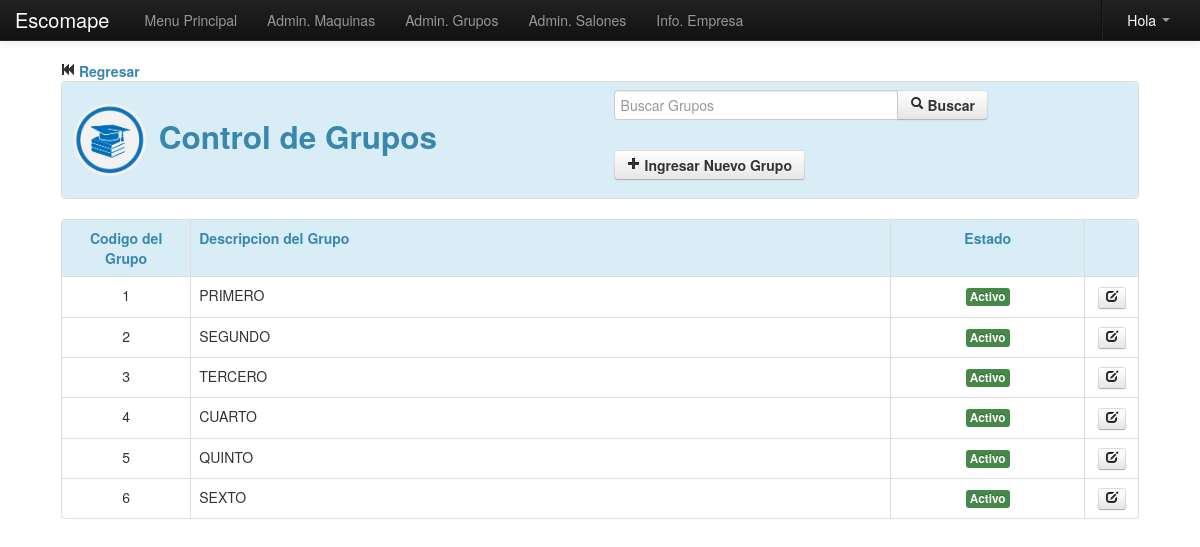
The app's page /Source/Modulos/Datos/grado.php with its own data.
### tables this page shows
CREATE TABLE IF NOT EXISTS `grado` (
  `id` int(11) NOT NULL AUTO_INCREMENT,
  `nombre` varchar(255) NOT NULL,
  `estado` varchar(255) NOT NULL,
  PRIMARY KEY (`id`)
);

### Source/Modulos/Datos/grado.php (the view, shortened to what this page needs)
<?php
	include_once "class/class.php";
	include_once "../funciones.php";
?>
<!DOCTYPE html>
<html lang="es">
  <head>
    <link href="../../css/bootstrap.css" rel="stylesheet">
    <link href="../../css/bootstrap-responsive.css" rel="stylesheet">
  </head>
  <body>
    <?php include_once "../../menu/m_datos.php"; ?>
    <div align="center">
    <table width="90%">
      <tr>
        <td>
        	<a href="index.php" class="text-info"><i class="icon-fast-backward"></i> <strong>Regresar</strong></a>
        	<table class="table table-bordered">
            	<tr class="info">
                	<td>
                  	    <div class="row-fluid">
                            <div class="span6">
                            	<h2 class="text-info">
                                    <img src="img/grado.png" width="80" height="80">
                                    Control de Grupos
                                </h2>
                            </div>
                            <div class="span6">
                            	<form name="form1" method="post" action="">
                                	<div class="input-append">
                                	<input type="text" name="buscar" class="input-xlarge" autocomplete="off" autofocus placeholder="Buscar Grupos">
                                    <button type="submit" class="btn"><strong><i class="icon-search"></i> Buscar</strong></button>
                                    </div>
                          	    </form>
                                <a href="#nuevo" role="button" class="btn" data-toggle="modal">
                                	<strong><i class="icon-plus"></i> Ingresar Nuevo Grupo</strong>
                                </a>
                            </div>
                    	</div>
                    </td>
              	</tr>
            </table>
            <table class="table table-bordered table-hover">
            	<tr class="info">
                	<td width="12%"><center><strong class="text-info">Codigo del Grupo</strong></center></td>
                    <td width="65%"><strong class="text-info">Descripcion del Grupo</strong></td>
                    <td width="18%"><center><strong class="text-info">Estado</strong></center></td>
                    <td width="5%"></td>
                </tr>
                <?php
					if(!empty($_POST['buscar'])){
						$buscar=limpiar($_POST['buscar']);
						$pa=mysql_query("SELECT * FROM grado WHERE nombre LIKE '%$buscar%' or id='$buscar'");
					}else{
						$pa=mysql_query("SELECT * FROM grado");
					}
					while($row=mysql_fetch_array($pa)){
				?>
                <tr>
                	<td><center><?php echo $row['id']; ?></center></td>
                    <td><?php echo $row['nombre']; ?></td>
                    <td><center><?php echo estado($row['estado']); ?></center></td>
                    <td>
                    	<center>
                        	<a href="#a<?php echo $row['id']; ?>" title="Editar Materia" role="button" class="btn btn-mini" data-toggle="modal">
                            	<i class="icon-edit"></i>
                            </a>
                        </center>
                    </td>
                </tr>
				<?php } ?>
            </table>
        </td>
      </tr>
    </table>
    </div>
  </body>
</html>

### Source/menu/m_datos.php (shortened to what this page needs)
<div class="navbar navbar-inverse navbar-fixed-top">
      <div class="navbar-inner">
        <div class="container">
          <a class="brand" href="#">Escomape</a>
          <div class="nav-collapse collapse">
            <ul class="nav">
              <li><a href="../../Principal.php">Menu Principal</a></li>
              <li><a href="materia.php">Admin. Maquinas</a></li>
              <li><a href="grado.php">Admin. Grupos</a></li>
              <li><a href="salon.php">Admin. Salones</a></li>
              <li><a href="empresa.php">Info. Empresa</a></li>
            </ul>
            <ul class="nav pull-right">
                <li class="divider-vertical"></li>
                <li class="dropdown">
                  <a href="#" class="dropdown-toggle" data-toggle="dropdown">
                  	<span style="color:#FFF">Hola <?php echo $_SESSION['user_name']; ?></span> <b class="caret"></b>
                  </a>
            	</li>
          	</ul>
          </div>
        </div>
      </div>
    </div>

### Source/Modulos/funciones.php (shortened to what this page needs)
<?php
	function estado($estado){
		if($estado=='s'){
			return '<span class="label label-success">Activo</span>';
		}else{
			return '<span class="label label-important">No Activo</span>';
		}
	}
?>

### Source/Modulos/Datos/grado.php (style rules this page uses)
body { padding-top: 60px; padding-bottom: 40px; }

### records on screen
grado: id "1", nombre "PRIMERO", estado "Activo"
grado: id "2", nombre "SEGUNDO", estado "Activo"
grado: id "3", nombre "TERCERO", estado "Activo"
grado: id "4", nombre "CUARTO", estado "Activo"
grado: id "5", nombre "QUINTO", estado "Activo"
grado: id "6", nombre "SEXTO", estado "Activo"
